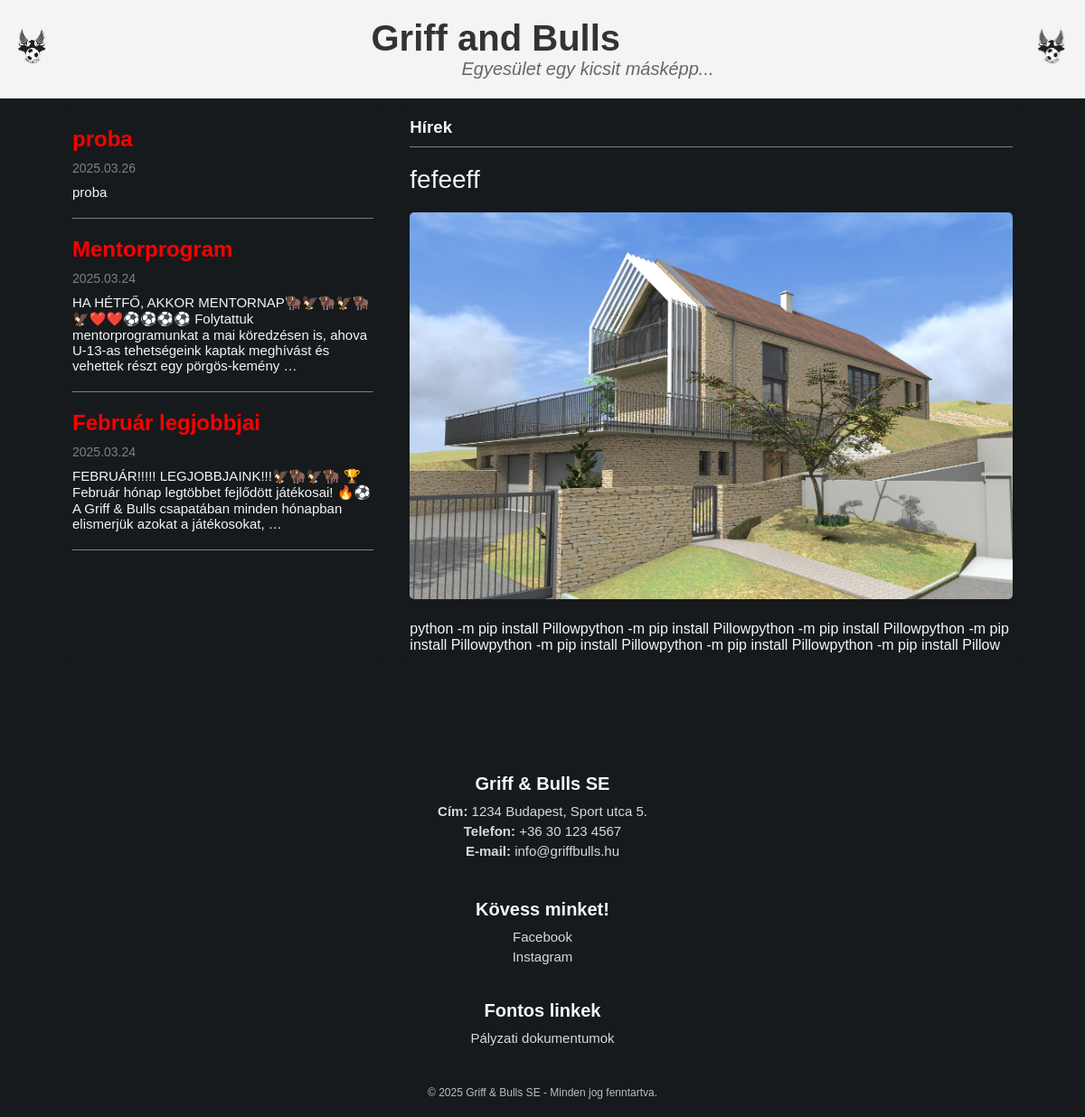
The page /hirek/hirek/fefeeff/ on the database as committed earlier.
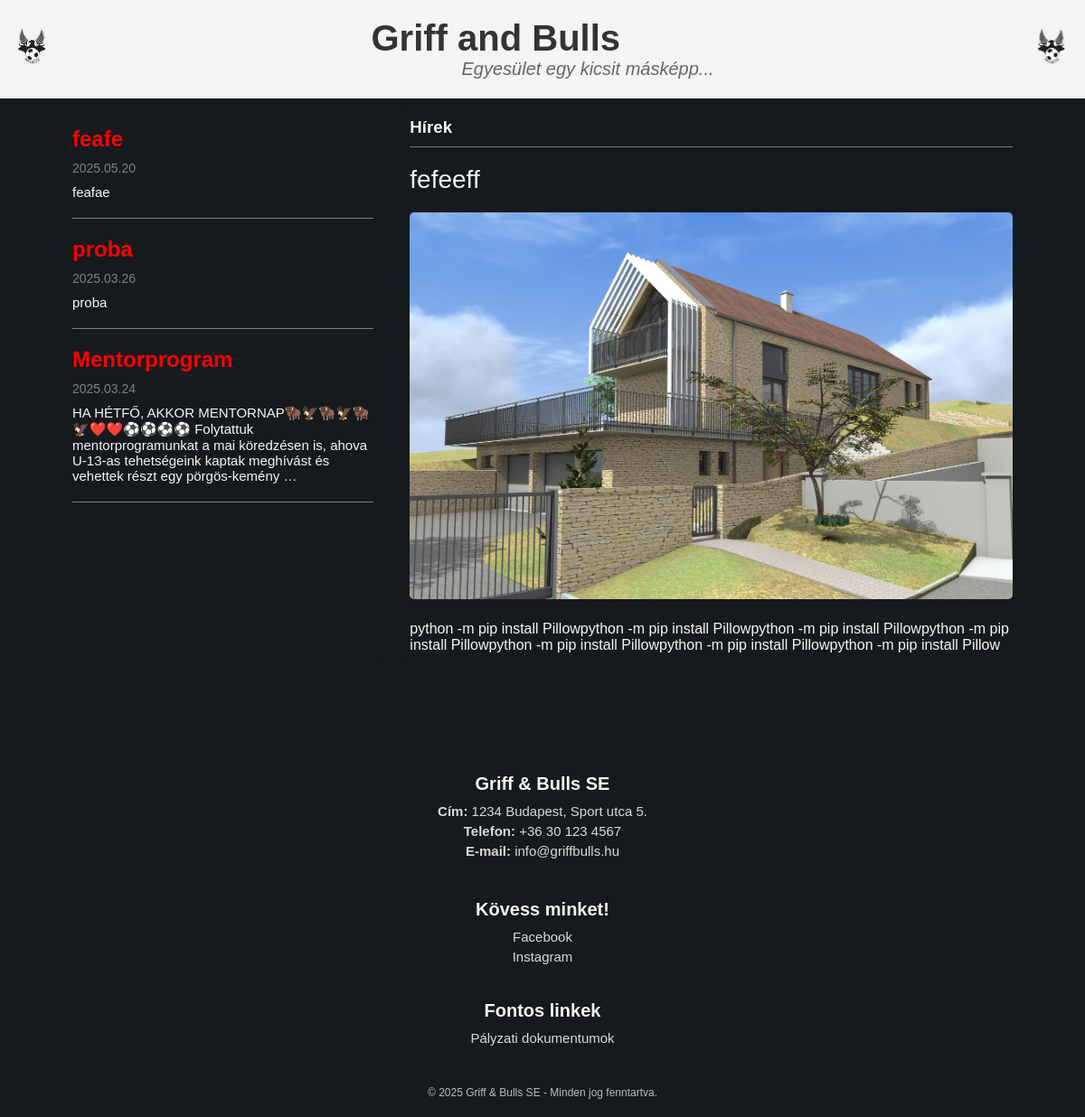
The same page on the database as committed later.
### hirek/models.py (models this page shows, shortened)
class Hir(models.Model):
    cim = models.CharField(max_length=200, unique=True)  # Egyedi címek
    slug = models.SlugField(max_length=200, unique=True)
    tartalom = models.TextField()
    kiemelt_kep = models.ImageField(
        upload_to='media/hirek_kepek',  # A media/ mappán belüli útvonal
        blank=True,  # Nem kötelező
        null=True    # Lehet üres az adatbázisban
    )
    letrehozva = models.DateTimeField(default=timezone.now)
    publikalt = models.BooleanField(default=True)
    class Meta:
        ordering = ['-letrehozva']
        verbose_name_plural = 'Hírek'

### hirek/views.py (the view)
# urls.py: path('hirek/<slug:slug>/', views.hir_reszletek, name='hir_reszletek'),
def hir_reszletek(request, slug):
    hir = get_object_or_404(Hir, slug=slug, publikalt=True)
    legfrissebb_hirek = Hir.objects.filter(publikalt=True).exclude(id=hir.id).order_by('-letrehozva')[:3]
    return render(request, "hirek/hir.html", {
        'hir': hir,
        'legfrissebb_hirek': legfrissebb_hirek
    })

### hirek/templates/hirek/hir.html (shortened to what this page needs)
{% load static %}
<!DOCTYPE html>
<html lang="en">
  <head>
    <link rel="stylesheet" href="{% static 'hirek/header.css' %}" />
    <link rel="stylesheet" href="{% static 'hirek/hirek_oldal.css' %}" />
    <link rel="stylesheet" href="{% static 'hirek/footer.css' %}" />
  </head>
  <body>
    <header>
      <img
        class="gab_feher_bal"
        src="{% static 'hirek/gab_feher.png' %}"
        alt="GAB Fehér"
      />
      <div class="header-text">
        <h1>Griff and Bulls</h1>
        <p>Egyesület egy kicsit másképp...</p>
      </div>
      <img
        class="gab_feher_jobb"
        src="{% static 'hirek/gab_feher.png' %}"
        alt="GAB Fehér"
      />
    </header>
    <main>
      <section class="egesz hirek">
        <div class="hirek_tartalom">
          <div class="side-menu">
            <ul>
              {% for hir in legfrissebb_hirek %}
              <article class="kis_hir">
                <a
                  href="{% url 'hir_reszletek' hir.slug %}"
                  class="tobbi_hir_cim"
                  >{{ hir.cim }}</a
                >
                <div class="datum">{{ hir.letrehozva|date:"Y.m.d" }}</div>
                <div class="kedvcsinalo">
                  {{ hir.tartalom|truncatewords:20 }}
                </div>
              </article>
              <hr />
              {% endfor %}
            </ul>
          </div>
          <div class="eppen_olvasott_hir">
            <article>
              <h3>Hírek</h3>
              <hr />
              <div class="olvasott_hir_cim">{{ hir.cim }}</div>
              {% if hir.kiemelt_kep %}
              <img
                class="hir_kep"
                src="{{ hir.kiemelt_kep.url }}"
                alt="{{ hir.cim }}"
              />
              {% endif %}
              <div class="szoveg">{{ hir.tartalom|linebreaks }}</div>
            </article>
          </div>
        </div>
      </section>
    </main>
    <footer>
      <div class="footer-container">
        <div class="footer-info">
          <h3>Griff & Bulls SE</h3>
          <p><strong>Cím:</strong> 1234 Budapest, Sport utca 5.</p>
          <p><strong>Telefon:</strong> +36 30 123 4567</p>
          <p><strong>E-mail:</strong> info@griffbulls.hu</p>
        </div>
        <section class="footer_kapcsolat," id="kapcsolat">
          <div class="footer-socials">
            <h3>Kövess minket!</h3>
            <a
              href="https://www.facebook.com/p/Griff-Bulls-SE-100057331514748/"
              target="_blank"
              >Facebook</a
            >
            <a
              href="https://www.instagram.com/griff_and_bulls_se?utm_source=ig_web_button_share_sheet&igsh=ZDNlZDc0MzIxNw=="
              target="_blank"
              >Instagram</a
            >
          </div>
        </section>
        <div class="footer-links">
          <h3>Fontos linkek</h3>
          <a href="palyazat.html">Pályzati dokumentumok</a>
        </div>
      </div>
      <p class="footer-copy">
        © 2025 Griff & Bulls SE - Minden jog fenntartva.
      </p>
    </footer>
  </body>
</html>

Rows that differ between the two databases and show on the page:
no longer on this page (row unchanged): Hir: cim "Február legjobbjai", letrehozva "2025.03.24", tartalom "FEBRUÁR!!!!! LEGJOBBJAINK!!!🦅🦬🦅🦬 🏆 Február hónap legtöbbet fejlődött játékosai! 🔥⚽ A Griff & Bulls csapatában minden hónapban elismerjük azokat a játékosokat, …"
added Hir: cim "feafe", letrehozva "2025.05.20", tartalom "feafae"
